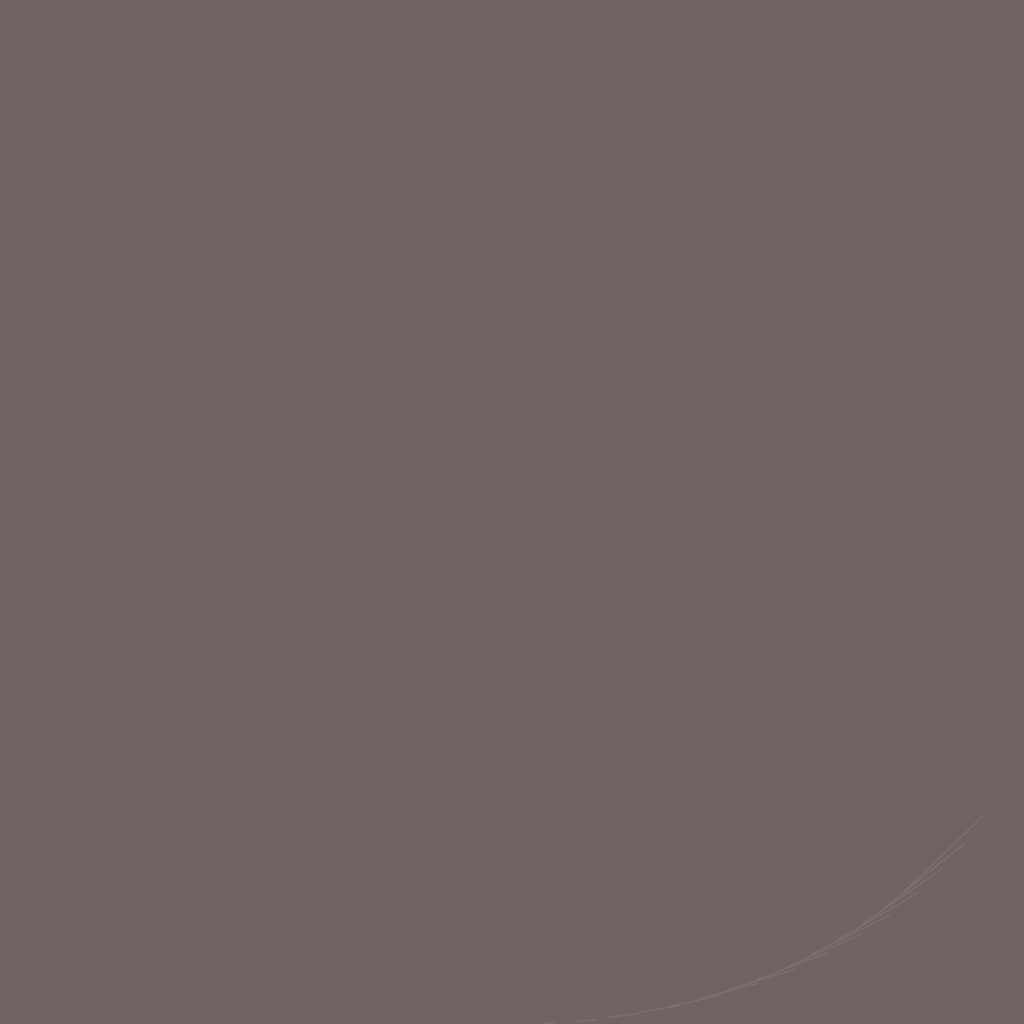
Frame 1 (no input)
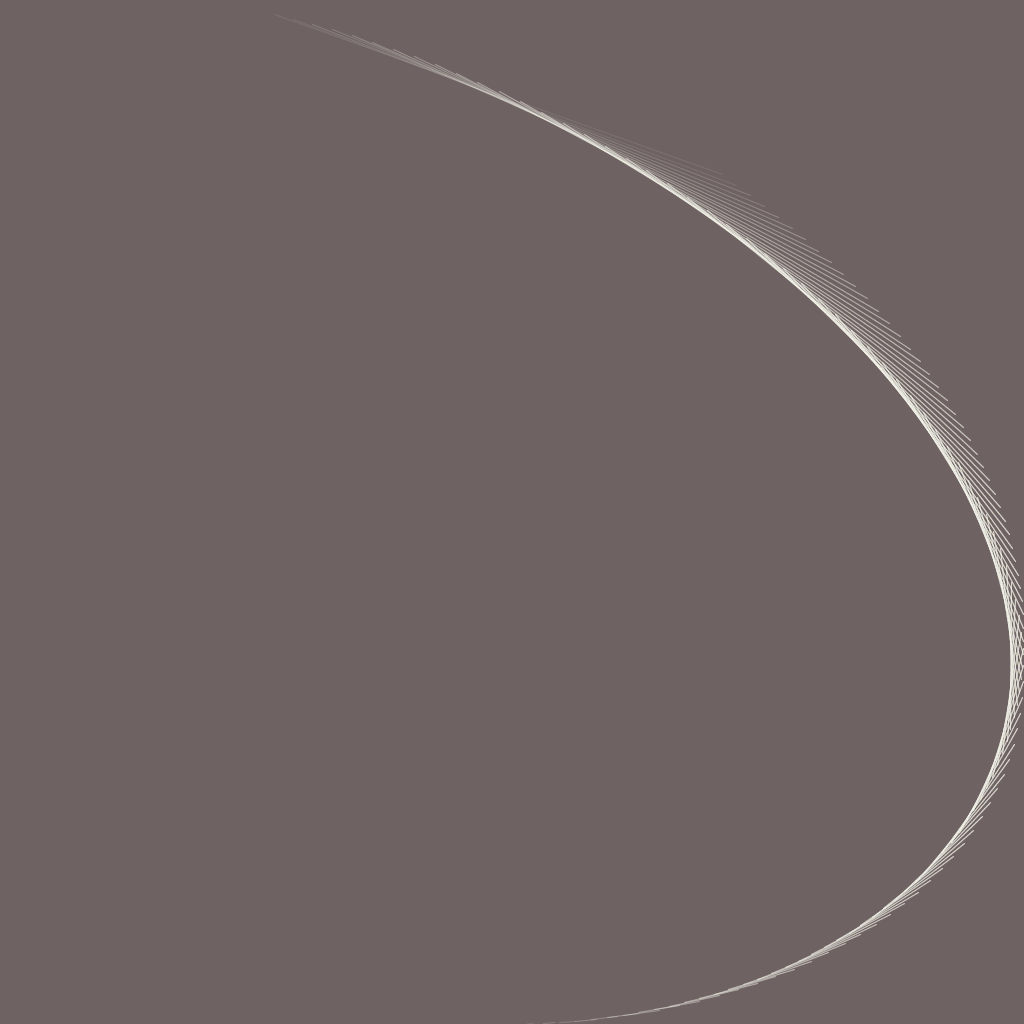
Frame 60 (the mouse pressed at the canvas centre just before this capture)
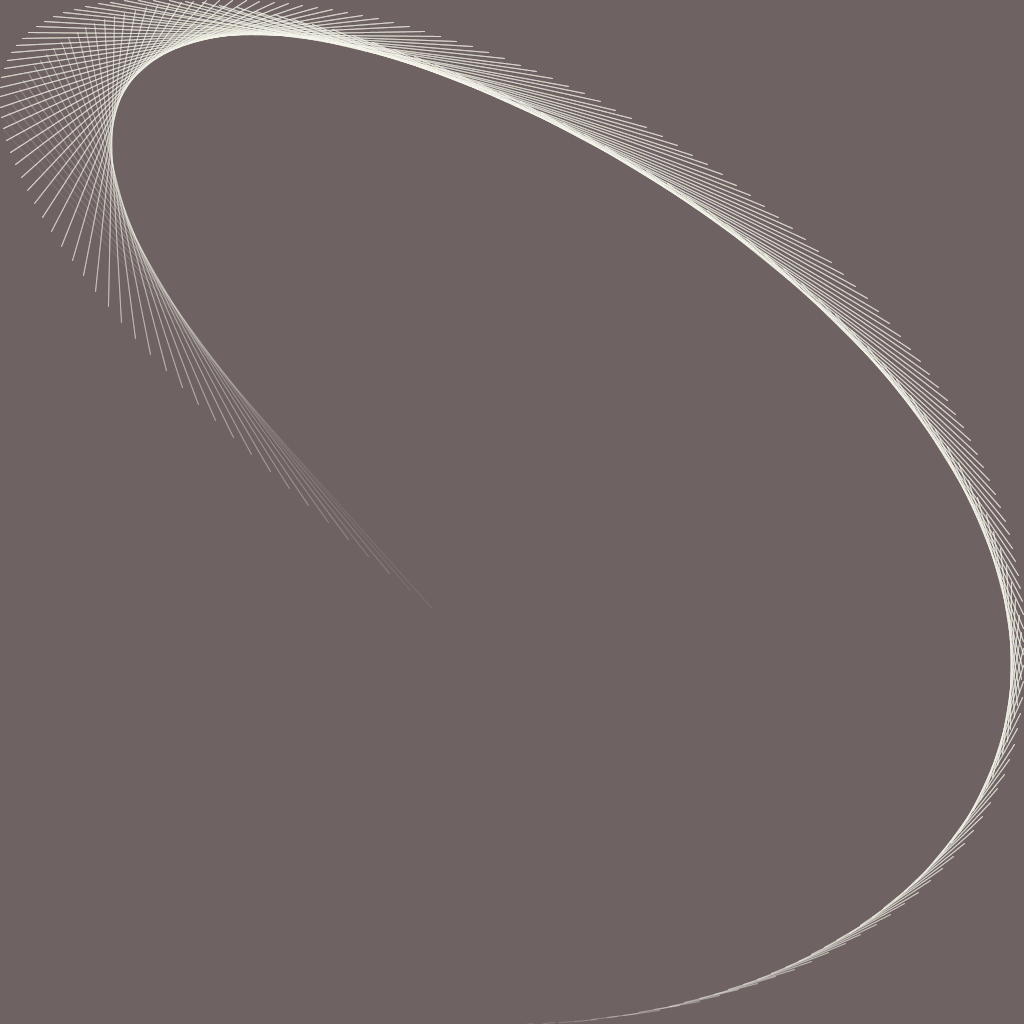
Frame 120 (the mouse held since frame 60 and released just before this capture)

The Processing sketch that drew these frames (run headless with seeded random() and noise(); from frame 60 on, the mouse is pressed at the canvas centre):

// Processing sketch: Moving_lines
// ── Moving_lines.pde
color a, b, c, d, e;
int size = 10;
float n=0, m=0;
int speed = 120;
color[] colorOrder;

void setup() {
  size(1024, 1024);
  colorMode(RGB, 255, 255, 255);
  stroke(255, 25);
  background(110, 99, 98);
}

void draw() {
 
  a = color(29, 32, 33);
  b = color(110, 99, 98);
  c = color(127, 183, 190);
  d = color(241, 3, 106);
  e = color(245, 249, 233);
  color[] colorOrder = {e, a, c, d};
  //ellipse(return_x(n), return_y(n), 10, 10);
  //ellipse(return_x_1(n), return_y_1(n), 10, 10);
  for (m = 0; m < 15; m=m+1) {
    line(return_x(n+m), return_y(n+m), return_x_1(n+m), return_y_1(n+m));
  }

  if (int(n/speed) >=4)
  {
    save("lines.png");
    while (true);
  }
  stroke(colorOrder[int(n/speed)], 25);

  n=n+0.5;
}

int return_x(float n) {
  return int(sin(n/16)*512+512);
}

int return_y(float n) {
  return int(cos(n/19)*512+512);
}

int return_x_1(float n) {
  return int(sin(n/12)*512+512);
}

int return_y_1(float n) {
  return int(cos(n/15)*512+512);
}
